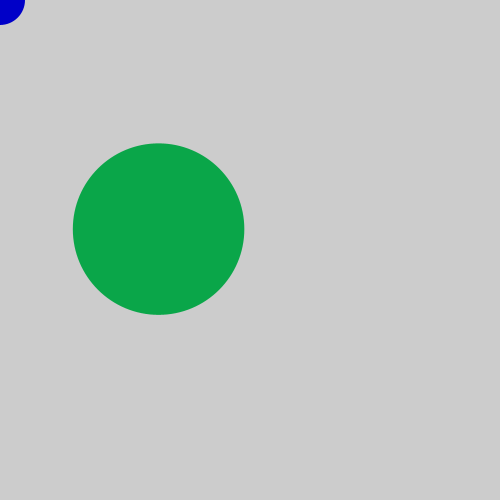
Frame 1 (no input)
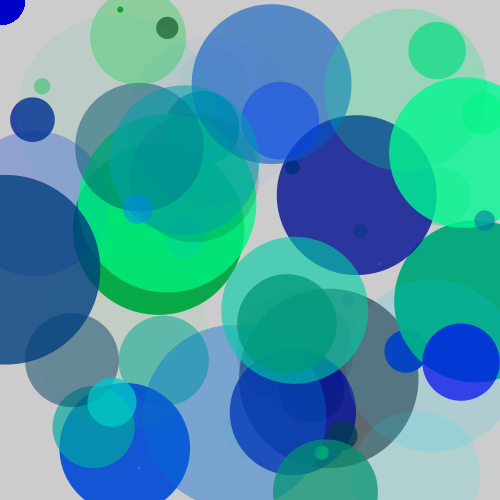
Frame 60 (the mouse pressed at the canvas centre just before this capture)
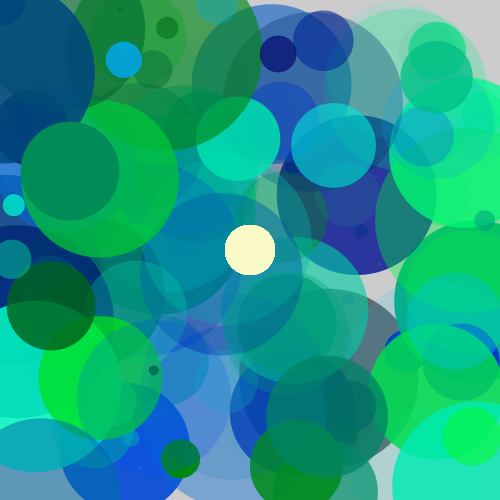
Frame 120 (the mouse held since frame 60 and released just before this capture)

The Processing sketch that drew these frames (run headless with seeded random() and noise(); from frame 60 on, the mouse is pressed at the canvas centre):

// Processing sketch: LeoHylanProject2
// ── LeoHylanProject2.pde
float r;
float g;
float b;
float a;
float diam;
float x;
float y;
float w;
void setup(){
  size(500,500);
  noStroke();
}
void mousePressed() {
fill(mouseX,mouseY, 200);
rect(0,0,500,500);
}
void draw(){
 {
r = (0);
g = random(255);
b = random(255);
a = random(255);
w=  random (50);
diam = random(200);
x = random(width);
y = random(height);
fill(r,g,b,a);
ellipse(x,y,diam,diam);
}
  

fill(mouseX,mouseY, 200);
ellipse(mouseX,mouseY,50,50);
}
